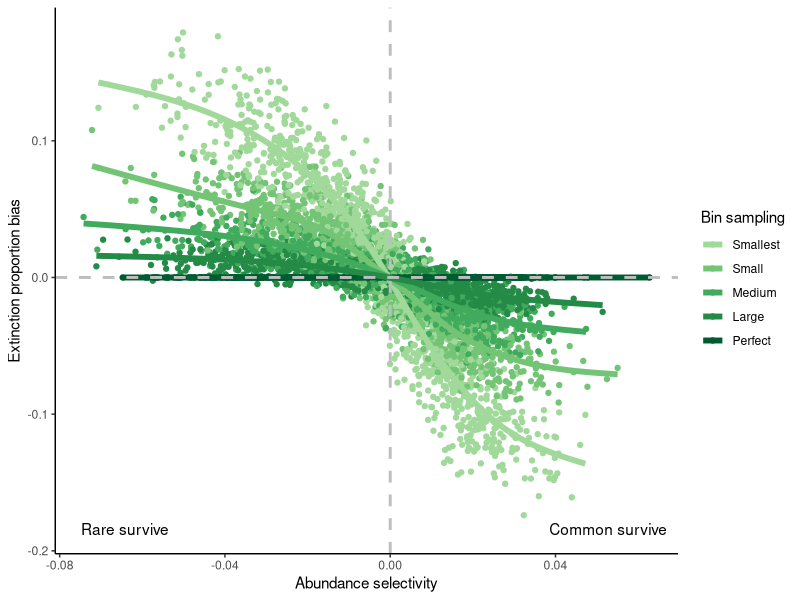

This chart was generated by the following R code: (Note: a time limit stopped this script after it produced the figure.)
#Matthew Clapham

library(dplyr)
library(purrr)
library(ggplot2)
library(viridis)
library(patchwork)

#code to download brachiopod occurrences
#used as basis for simulated counts
#word_br <- read.csv("https://paleobiodb.org/data1.2/occs/list.txt?base_name=Rhynchonelliformea&interval=Wordian&show=class")
#genus_ct <- table(word_br$genus)
#genus_ct <- genus_ct[names(genus_ct) != ""]
#genus_ct <- sample(genus_ct, 400, replace=F)
#paste(sort(as.vector(genus_ct)), collapse=",")

#based on Wordian brachiopods from PBDB
genus_cts <- c(1,1,1,1,1,1,1,1,1,1,1,1,1,1,1,1,1,1,1,1,1,1,1,1,1,1,1,1,1,1,1,1,1,1,
               1,1,1,1,1,1,1,1,1,1,1,1,1,1,1,1,1,1,1,1,1,1,1,1,1,1,1,1,1,1,1,1,1,1,
               1,1,1,1,1,1,1,1,1,1,1,1,1,1,1,1,1,1,1,1,1,1,1,1,1,1,1,1,1,1,1,1,1,1,
               1,2,2,2,2,2,2,2,2,2,2,2,2,2,2,2,2,2,2,2,2,2,2,2,2,2,2,2,2,2,2,2,2,2,
               2,2,2,2,2,2,2,2,2,2,2,2,2,3,3,3,3,3,3,3,3,3,3,3,3,3,3,3,3,3,3,3,3,3,
               3,3,3,3,3,4,4,4,4,4,4,4,4,4,4,4,4,4,4,4,4,4,4,4,4,4,5,5,5,5,5,5,5,5,
               5,5,5,5,5,5,5,5,5,5,5,6,6,6,6,6,6,6,6,6,6,6,7,7,7,7,7,7,7,8,8,8,8,8,
               8,8,8,9,9,9,9,9,9,9,9,9,9,10,10,10,10,10,10,10,11,11,11,11,11,11,12,
               12,12,12,13,13,13,13,13,13,14,14,14,14,14,14,14,14,14,14,15,15,16,16,
               16,16,16,16,16,16,16,16,17,17,17,18,18,18,18,19,19,19,19,20,20,20,20,
               20,20,20,20,20,21,21,21,21,22,22,22,22,22,22,23,23,23,23,24,24,25,25,
               26,26,26,26,27,27,28,28,28,29,30,30,31,32,32,33,33,33,33,33,34,35,35,
               38,40,42,43,44,44,45,46,46,47,47,48,48,49,49,50,50,52,52,53,53,54,55,
               56,59,61,62,67,67,69,70,71,74,76,86,88,91,97,108,108,110,140,154)

#converts counts to proportion
genus_prob <- genus_cts / sum(genus_cts)

#sets up sequential letter names
genus_names_all <- c(LETTERS, c(t(outer(LETTERS, LETTERS, paste, sep = ""))))
genus_names <- genus_names_all[1:400]

#function to subsample extinction with varying selectivity
local.ext <- function(selection, size) {
  
  #creates vector based on selectivity values and uses Poisson distribution to convert to counts
  selectivity <- sapply(seq(0.69-selection, 0.69+selection, length.out=400), function(x) rpois(1, x))

  #discretizes Poisson counts and combines with genus names and counts
  genus_outcomes <- data.frame(genus_names, genus_cts, outcome = ifelse(selectivity > 0, "survive", "extinct"))
  
  #true extinction will be close to 50% but will vary, so is calculated here
  true_extinction <- mean(genus_outcomes$outcome == "extinct")
  
  #coefficient for log-odds ratio of the effect of abundance on extinction
  log_odds <- coef(glm(as.factor(outcome) ~ genus_cts, family="binomial", data=genus_outcomes))[2]
  
  #expand counts into list of occurrences for subsampling
  genus_ext <- genus_outcomes[rep(seq(nrow(genus_outcomes)), times=genus_outcomes$genus_cts),]
  
  #selects number of occurrences to sample, by converting size proportion into integer
  size_samp <- round(nrow(genus_ext) * size, 0)
  
  #selects occurrences and converts into counts of extinct and survive
  genus_res <- genus_ext %>% 
    slice_sample(n=size_samp) %>% 
    distinct(genus_names, .keep_all = T) %>% 
    count(outcome)
  
  #calculates extinction proportion (number of extinct / total number of taxa)
  extinction <- genus_res$n[1] / sum(genus_res$n)
  
  #compiles results into vector
  temp_res <- c(selectivity = log_odds, extinction_bias = extinction - true_extinction, size = size_samp)
  
  temp_res
}

#Subsampling and boundary-crosser extinction
#varies sampling of t0 (pre_size), t1 (size), t2 (post_size), and selectivity
bc.sampling <- function(size, pre_size, post_size, selection) {
  
  #creates vector based on selectivity values and uses Poisson distribution to convert to counts
  selectivity <- sapply(seq(0.69-selection, 0.69+selection, length.out=400), function(x) rpois(1, x))
  
  #discretizes Poisson counts and combines with genus names and counts
  genus_outcomes <- data.frame(genus_names, genus_cts, outcome = ifelse(selectivity > 0, "survive", "extinct"))
  
  #true extinction will be close to 50% but will vary, so is calculated here
  true_extinction <- mean(genus_outcomes$outcome == "extinct")
  
  #coefficient for log-odds ratio of the effect of abundance on extinction
  log_odds <- coef(glm(as.factor(outcome) ~ genus_cts, family="binomial", data=genus_outcomes))[2]

  #populates pre-extinction time bin t0
  pre_extinction <- genus_outcomes
  
  #populates post-extinction time bin t2
  post_extinction <- genus_outcomes[genus_outcomes$outcome == "survive",]

  #expand counts into list of occurrences for subsampling
  genus_ext <- genus_outcomes[rep(seq(nrow(genus_outcomes)), times=genus_outcomes$genus_cts),]
  
  #expands post-extinction counts into list of occurrences for subsampling
  post_sample <- post_extinction[rep(seq(nrow(post_extinction)), times=post_extinction$genus_cts),]
  
  #selects number of t1 occurrences to sample, by converting size proportion into integer
  size_samp <- round(nrow(genus_ext) * size, 0)
  
  #selects number of t0 occurrences to sample, by converting size proportion into integer
  pre_size <- round(nrow(genus_ext) * pre_size, 0)
  
  #selects number of t2 occurrences to sample, by converting size proportion into integer
  post_size_samp <- round(nrow(post_sample) * post_size, 0)
  
  #subsets t0 bin
  pre_taxa <- genus_ext %>% 
    slice_sample(n=pre_size) %>% 
    distinct(genus_names)
  
  #subsets t2 bin
  post_taxa <- post_sample %>% 
    slice_sample(n=post_size_samp) %>% 
    distinct(genus_names)
  
  #assigns extinct outcome to t1 list where names not in t2
  genus_ext$outcome[!genus_ext$genus_names %in% post_taxa$genus_names] <- "extinct"
  
  #selects boundary-crosser occurrences and converts into counts of extinct and survive
  genus_res <- genus_ext %>% 
    slice_sample(n=size_samp) %>% 
    filter(genus_names %in% pre_taxa$genus_names) %>% 
    distinct(genus_names, .keep_all = T) %>% 
    count(outcome)
  
  #calculates extinction proportion
  extinction <- genus_res$n[1] / sum(genus_res$n)
  
  #compiles results into vector
  temp_res <- c(selectivity = log_odds, extinction_bias = extinction - true_extinction, size = size_samp,
                pre_size = pre_size, post_size = post_size)
  
  temp_res
  
}

#Subsampling and three-timer extinction
#varies sampling of t0 (pre_size), t1 (size), t2 (post_size), and selectivity
tt.sampling <- function(size, pre_size, post_size, selection) {
  
  #creates vector based on selectivity values and uses Poisson distribution to convert to counts
  selectivity <- sapply(seq(0.69-selection, 0.69+selection, length.out=400), function(x) rpois(1, x))
  
  #discretizes Poisson counts and combines with genus names and counts
  genus_outcomes <- data.frame(genus_names, genus_cts, outcome = ifelse(selectivity > 0, "survive", "extinct"))
  
  #true extinction will be close to 50% but will vary, so is calculated here
  true_extinction <- mean(genus_outcomes$outcome == "extinct")
  
  #coefficient for log-odds ratio of the effect of abundance on extinction
  log_odds <- coef(glm(as.factor(outcome) ~ genus_cts, family="binomial", data=genus_outcomes))[2]
  
  #populates pre-extinction time bin t0
  pre_extinction <- genus_outcomes
  
  #populates post-extinction time bin t2
  post_extinction <- genus_outcomes[genus_outcomes$outcome == "survive",]
  
  #expand counts into list of occurrences for subsampling
  genus_ext <- genus_outcomes[rep(seq(nrow(genus_outcomes)), times=genus_outcomes$genus_cts),]
  
  #expands post-extinction counts into list of occurrences for subsampling
  post_sample <- post_extinction[rep(seq(nrow(post_extinction)), times=post_extinction$genus_cts),]
  
  #selects number of t1 occurrences to sample, by converting size proportion into integer
  size_samp <- round(nrow(genus_ext) * size, 0)
  
  #selects number of t0 occurrences to sample, by converting size proportion into integer
  pre_size <- round(nrow(genus_ext) * pre_size, 0)
  
  #selects number of t2 occurrences to sample, by converting size proportion into integer
  post_size_samp <- round(nrow(post_sample) * post_size, 0)
  
  #subsets t0 bin
  pre_taxa <- genus_ext %>% 
    slice_sample(n=pre_size) %>% 
    distinct(genus_names)
  
  #subsets t2 bin
  post_taxa <- post_sample %>% 
    slice_sample(n=post_size_samp) %>% 
    distinct(genus_names)
  
  #assigns extinct outcome to t1 list where names not in t2
  genus_ext$outcome[!genus_ext$genus_names %in% post_taxa$genus_names] <- "extinct"
  
  #selects two-timer/three-timer cohort taxa
  genus_focal <- genus_ext %>% 
    slice_sample(n=size_samp) %>% 
    filter(genus_names %in% pre_taxa$genus_names) %>% 
    distinct(genus_names, .keep_all = T) 
  
  #converts into counts of extinct and survive
  genus_res <- genus_focal %>% 
    count(outcome)
  
  #counts two-timer taxa
  ct_2t <- sum(genus_res$n)
  
  #counts three-timer taxa
  ct_3t <- genus_res$n[2]
  
  #three-timer taxa for t2 bin
  post_3t <- post_sample %>% 
    filter(genus_names %in% genus_focal$genus_names,
           genus_names %in% post_taxa$genus_names)
  
  #counts three-timers for t1, t2, t3
  ct_3t2 <- length(unique(post_3t$genus_names))
  
  #selects part-timer taxa
  part_timers <- post_sample %>% 
    filter(!genus_names %in% post_taxa$genus_names) %>% 
    filter(genus_names %in% genus_focal$genus_names)
  
  #counts part-timers
  ct_pt <- length(unique(part_timers$genus_names))
  
  #calculates probability of sampling
  ps <- ct_3t2 / (ct_3t2 + ct_pt)
  
  #calculates extinction proportion
  extinction <- 1 - ct_3t/(ps * ct_2t)
  
  #compiles results into vector
  temp_res <- c(selectivity=log_odds, extinction_bias=extinction - true_extinction, size=size_samp,
                pre_size=pre_size, post_size=post_size)
  
  temp_res
  
}

#Subsampling and range-through extinction
#varies sampling of t0 (pre_size), t1 (size), t2 (post_size), and selectivity
rt.sampling <- function(size, pre_size, post_size, selection) {
  
  #creates vector based on selectivity values and uses Poisson distribution to convert to counts
  selectivity <- sapply(seq(0.69-selection, 0.69+selection, length.out=400), function(x) rpois(1, x))
  
  #discretizes Poisson counts and combines with genus names and counts
  genus_outcomes <- data.frame(genus_names, genus_cts, outcome = ifelse(selectivity > 0, "survive", "extinct"))
  
  #true extinction will be close to 50% but will vary, so is calculated here
  true_extinction <- mean(genus_outcomes$outcome == "extinct")
  
  #coefficient for log-odds ratio of the effect of abundance on extinction
  log_odds <- coef(glm(as.factor(outcome) ~ genus_cts, family="binomial", data=genus_outcomes))[2]
  
  #populates post-extinction time bin t2
  post_extinction <- genus_outcomes[genus_outcomes$outcome == "survive",]
  
  #expand counts into list of occurrences for subsampling
  genus_ext <- genus_outcomes[rep(seq(nrow(genus_outcomes)), times=genus_outcomes$genus_cts),]
  
  #selects number of t1 occurrences to sample, by converting size proportion into integer
  size_samp <- round(nrow(genus_ext) * size, 0)
  
  #expands post-extinction counts into list of occurrences for subsampling
  post_sample <- post_extinction[rep(seq(nrow(post_extinction)), times=post_extinction$genus_cts),]
  
  #selects number of t0 occurrences to sample, by converting size proportion into integer
  pre_size <- round(nrow(genus_ext) * pre_size, 0)
  
  #selects number of t2 occurrences to sample, by converting size proportion into integer
  post_size_samp <- round(nrow(post_sample) * post_size, 0)
  
  #subsets t2 bin
  post_taxa <- post_sample %>% 
    slice_sample(n=post_size_samp) %>% 
    distinct(genus_names)
  
  #assigns extinct outcome to t1 list where names not in t2
  genus_ext$outcome[!genus_ext$genus_names %in% post_taxa$genus_names] <- "extinct"
  
  #selects occurrences and converts into counts of extinct and survive
  genus_res <- genus_ext %>% 
    slice_sample(n=size_samp) %>% 
    distinct(genus_names, .keep_all = T) %>% 
    count(outcome)
  
  #calculates extinction proportion
  extinction <- genus_res$n[1] / sum(genus_res$n)
  
  #compiles results into vector
  temp_res <- c(selectivity=log_odds, extinction_bias=extinction - true_extinction, size=size_samp,
                pre_size=pre_size, post_size=post_size)
  
  temp_res
  
}



#SUBSAMPLING OF A SINGLE INTERVAL

#Sets up test conditions of size and selectivity
test_conditions <- expand.grid(size = seq(0.1, 1, length.out=5), selection = seq(-0.6, 0.6, by=0.001))

#applies local extinction function to the range of test conditions
outcomes_syn <- map2_dfr(.x=test_conditions$selection, .y=test_conditions$size,  .f=local.ext)

#plots results
#uses the GAM smoothing for most results, except for perfect sampling where it doesn't work
#uses linear model for perfect sampling
ggplot(outcomes_syn, aes(selectivity.genus_cts, extinction_bias, color=as.factor(size))) +
  geom_point() +
  stat_smooth(data = filter(outcomes_syn, size == max(size)), method="lm", se=F, size=2) +
  stat_smooth(data = filter(outcomes_syn, size != max(size)), se=F, size=2) +
  geom_vline(xintercept = 0, color="gray", size=1, linetype=2) +
  geom_hline(yintercept = 0, color="gray", size=1, linetype=2) +
  annotate(geom = "text", x = max(outcomes_syn$selectivity.genus_cts) - 0.01,
           y = min(outcomes_syn$extinction_bias) - 0.01, label = "Common survive") +
  annotate(geom = "text", x = min(outcomes_syn$selectivity.genus_cts) + 0.01,
           y = min(outcomes_syn$extinction_bias) - 0.01, label = "Rare survive") +
  xlab("Abundance selectivity") +
  ylab("Extinction proportion bias") +
  scale_color_manual(values = c("#a1d99b", "#74c476", "#41ab5d", "#238b45", "#005a32"), 
                     labels = c("Smallest", "Small", "Medium", "Large", "Perfect"),
                     name="Bin sampling") +
  theme_classic()



#VARIABLE SAMPLING OF T0 BIN
test_conditions <- expand.grid(pre_size = seq(0.1, 1, length.out=5), selection = seq(-0.6, 0.6, by=0.001))

#runs for boundary-crosser extinction
outcomes_pre_bc <- map2_dfr(.x=test_conditions$pre_size, .y=test_conditions$selection, .f=bc.sampling, size = 1, post_size = 1)

#runs for three-timer extinction
outcomes_pre_tt <- map2_dfr(.x=test_conditions$pre_size, .y=test_conditions$selection, .f=tt.sampling, size = 1, post_size = 1)

#runs for range-through extinction
outcomes_pre_rt <- map2_dfr(.x=test_conditions$pre_size, .y=test_conditions$selection, .f=rt.sampling, size = 1, post_size = 1)

#boundary-crosser plot
bc_t0 <- ggplot(outcomes_pre_bc, aes(selectivity.genus_cts, extinction_bias, color=as.factor(pre_size))) +
  geom_point() +
  stat_smooth(data = filter(outcomes_pre_bc, pre_size == max(pre_size)), method="lm", se=F, size=2) +
  stat_smooth(data = filter(outcomes_pre_bc, pre_size != max(pre_size)), se=F, size=2) +
  geom_vline(xintercept = 0, color="gray", size=1, linetype=2) +
  geom_hline(yintercept = 0, color="gray", size=1, linetype=2) +
  annotate(geom = "text", x = max(outcomes_pre_bc$selectivity.genus_cts) - 0.01,
           y = -0.2, label = "Common survive") +
  annotate(geom = "text", x = min(outcomes_pre_bc$selectivity.genus_cts) + 0.01,
           y = -0.2, label = "Rare survive") +
  annotate(geom = "text", x = min(outcomes_pre_bc$selectivity.genus_cts) + 0.02,
           y = 0.2, label = "Boundary crosser") +
  xlab("Abundance selectivity") +
  ylab("Extinction proportion bias") +
  ylim(c(-0.2, 0.2)) +
  scale_color_manual(values = c("#bcbddc", "#9e9ac8", "#807dba", "#6a51a3", "#4a1486"),
                     labels = c("Smallest", "Small", "Medium", "Large", "Perfect"),
                     name = "Sampling t0") +
  theme_classic() +
  theme(legend.position = c(0.8, 0.8))

#three-timer plot
tt_t0 <- ggplot(outcomes_pre_tt, aes(selectivity.genus_cts, extinction_bias, color=as.factor(pre_size))) +
  geom_point() +
  stat_smooth(data = filter(outcomes_pre_tt, pre_size == max(pre_size)), method="lm", se=F, size=2) +
  stat_smooth(data = filter(outcomes_pre_tt, pre_size != max(pre_size)), se=F, size=2) +
  geom_vline(xintercept = 0, color="gray", size=1, linetype=2) +
  geom_hline(yintercept = 0, color="gray", size=1, linetype=2) +
  annotate(geom = "text", x = max(outcomes_pre_tt$selectivity.genus_cts) - 0.01,
           y = -0.2, label = "Common survive") +
  annotate(geom = "text", x = min(outcomes_pre_tt$selectivity.genus_cts) + 0.01,
           y = -0.2, label = "Rare survive") +
  annotate(geom = "text", x = min(outcomes_pre_tt$selectivity.genus_cts) + 0.02,
           y = 0.2, label = "Three timer") +
  xlab("Abundance selectivity") +
  ylab("Extinction proportion bias") +
  ylim(c(-0.2, 0.2)) +
  scale_color_manual(values = c("#fdae6b", "#fd8d3c", "#f16913", "#d94801", "#8c2d04"),
                     labels = c("Smallest", "Small", "Medium", "Large", "Perfect"),
                     name = "Sampling t0") +
  theme_classic() +
  theme(legend.position = c(0.8, 0.8))

#range-through plot
rt_t0 <- ggplot(outcomes_pre_rt, aes(selectivity.genus_cts, extinction_bias, color=as.factor(pre_size))) +
  geom_point() +
  stat_smooth(method="lm", se=F, size=2) +
  geom_vline(xintercept = 0, color="gray", size=1, linetype=2) +
  geom_hline(yintercept = 0, color="gray", size=1, linetype=2) +
  annotate(geom = "text", x = max(outcomes_pre_rt$selectivity.genus_cts) - 0.01,
           y = -0.2, label = "Common survive") +
  annotate(geom = "text", x = min(outcomes_pre_rt$selectivity.genus_cts) + 0.01,
           y = -0.2, label = "Rare survive") +
  annotate(geom = "text", x = min(outcomes_pre_rt$selectivity.genus_cts) + 0.02,
           y = 0.2, label = "Range through") +
  xlab("Abundance selectivity") +
  ylab("Extinction proportion bias") +
  ylim(c(-0.2, 0.2)) +
  scale_color_manual(values = c("#fcc5c0", "#fa9fb5", "#f768a1", "#c51b8a", "#7a0177"),
                     labels = c("Smallest", "Small", "Medium", "Large", "Perfect"),
                     name = "Sampling t0") +
  theme_classic() +
  theme(legend.position = c(0.8, 0.8))



#VARIABLE SAMPLING OF T2 BIN
test_conditions <- expand.grid(post_size = seq(0.1, 1, length.out=5), selection = seq(-0.6, 0.6, by=0.001))

#runs for boundary-crosser extinction
outcomes_post_bc <- map2_dfr(.x=test_conditions$post_size, .y=test_conditions$selection, .f=bc.sampling, size = 1, pre_size = 1)

#runs for three-timer extinction
outcomes_post_tt <- map2_dfr(.x=test_conditions$post_size, .y=test_conditions$selection, .f=tt.sampling, size = 1, pre_size = 1)

#runs for range-through extinction
outcomes_post_rt <- map2_dfr(.x=test_conditions$post_size, .y=test_conditions$selection, .f=rt.sampling, size = 1, pre_size = 1)

#boundary-crosser plot
bc_t2 <- ggplot(outcomes_post_bc, aes(selectivity.genus_cts, extinction_bias, color=as.factor(post_size))) +
  geom_point() +
  stat_smooth(data = filter(outcomes_post_bc, post_size == max(post_size)), method="lm", se=F, size=2) +
  stat_smooth(data = filter(outcomes_post_bc, post_size != max(post_size)), se=F, size=2) +
  geom_vline(xintercept = 0, color="gray", size=1, linetype=2) +
  geom_hline(yintercept = 0, color="gray", size=1, linetype=2) +
  annotate(geom = "text", x = max(outcomes_post_bc$selectivity.genus_cts) - 0.01,
           y = -0.018, label = "Common survive") +
  annotate(geom = "text", x = min(outcomes_post_bc$selectivity.genus_cts) + 0.01,
           y = -0.018, label = "Rare survive") +
  annotate(geom = "text", x = min(outcomes_post_bc$selectivity.genus_cts) + 0.02,
           y = 0.4, label = "Boundary crosser") +
  xlab("Abundance selectivity") +
  ylab("Extinction proportion bias") +
  ylim(c(-0.02, 0.4)) +
  scale_color_manual(values = c("#bcbddc", "#9e9ac8", "#807dba", "#6a51a3", "#4a1486"),
                     labels = c("Smallest", "Small", "Medium", "Large", "Perfect"),
                     name = "Sampling t2") +
  theme_classic() +
  theme(legend.position = c(0.8, 0.8))

#three-timer plot
tt_t2 <- ggplot(outcomes_post_tt, aes(selectivity.genus_cts, extinction_bias, color=as.factor(post_size))) +
  geom_point() +
  stat_smooth(data = filter(outcomes_post_tt, post_size == max(post_size)), method="lm", se=F, size=2) +
  stat_smooth(data = filter(outcomes_post_tt, post_size != max(post_size)), se=F, size=2) +
  geom_vline(xintercept = 0, color="gray", size=1, linetype=2) +
  geom_hline(yintercept = 0, color="gray", size=1, linetype=2) +
  annotate(geom = "text", x = max(outcomes_post_tt$selectivity.genus_cts) - 0.01,
           y = -0.018, label = "Common survive") +
  annotate(geom = "text", x = min(outcomes_post_tt$selectivity.genus_cts) + 0.01,
           y = -0.018, label = "Rare survive") +
  annotate(geom = "text", x = min(outcomes_post_tt$selectivity.genus_cts) + 0.02,
           y = 0.4, label = "Three timer") +
  xlab("Abundance selectivity") +
  ylab("Extinction proportion bias") +
  ylim(c(-0.02, 0.4)) +
  scale_color_manual(values = c("#fdae6b", "#fd8d3c", "#f16913", "#d94801", "#8c2d04"),
                     labels = c("Smallest", "Small", "Medium", "Large", "Perfect"),
                     name = "Sampling t2") +
  theme_classic() +
  theme(legend.position = c(0.8, 0.8))

#range-through plot
rt_t2 <- ggplot(outcomes_post_rt, aes(selectivity.genus_cts, extinction_bias, color=as.factor(post_size))) +
  geom_point() +
  stat_smooth(data = filter(outcomes_post_rt, post_size == max(post_size)), method="lm", se=F, size=2) +
  stat_smooth(data = filter(outcomes_post_rt, post_size != max(post_size)), se=F, size=2) +
  geom_vline(xintercept = 0, color="gray", size=1, linetype=2) +
  geom_hline(yintercept = 0, color="gray", size=1, linetype=2) +
  annotate(geom = "text", x = max(outcomes_post_rt$selectivity.genus_cts) - 0.01,
           y = -0.018, label = "Common survive") +
  annotate(geom = "text", x = min(outcomes_post_rt$selectivity.genus_cts) + 0.01,
           y = -0.018, label = "Rare survive") +
  annotate(geom = "text", x = min(outcomes_post_rt$selectivity.genus_cts) + 0.02,
           y = 0.4, label = "Range through") +
  xlab("Abundance selectivity") +
  ylab("Extinction proportion bias") +
  ylim(c(-0.02, 0.4)) +
  scale_color_manual(values = c("#fcc5c0", "#fa9fb5", "#f768a1", "#c51b8a", "#7a0177"),
                     labels = c("Smallest", "Small", "Medium", "Large", "Perfect"),
                     name = "Sampling t2") +
  theme_classic() +
  theme(legend.position = c(0.8, 0.8))


#arranges plots using patchwork package
(rt_t0 + rt_t2) /
(bc_t0 + bc_t2) /
(tt_t0 + tt_t2)





#VARIABLE SAMPLING OF T0, T1, T2 BIN, ALONG WITH VARYING SELECTIVITY 
test_conditions <- expand.grid(size = c(0.3, 0.6), post_size = c(0.3, 0.6, 1), pre_size = c(0.3, 0.6, 1), selection = seq(-0.6, 0.6, by=0.001))

#runs for boundary-crosser extinction
outcomes_bc <- pmap_dfr(.l = list(test_conditions$size, test_conditions$pre_size, test_conditions$post_size, test_conditions$selection), .f=bc.sampling)

#converts numeric size values into factor labels
#(this needs to be done because the pre-size and post-size differ between extinction methods)
outcomes_bc$t0_size <- as.factor(outcomes_bc$pre_size)
levels(outcomes_bc$t0_size) <- c("Small", "Moderate", "Perfect")
outcomes_bc$t0_size <- factor(outcomes_bc$t0_size,
                                          levels = c("Perfect", "Moderate", "Small"))

outcomes_bc$t2_size <- as.factor(outcomes_bc$post_size)
levels(outcomes_bc$t2_size) <- c("Small", "Moderate", "Perfect")

#adds a column with the method label
outcomes_bc$method <- "BC"

#runs for three-timer taxa
outcomes_tt <- pmap_dfr(.l = list(test_conditions$size, test_conditions$pre_size, test_conditions$post_size, test_conditions$selection), .f=tt.sampling)

#converts numeric size values into factor labels
outcomes_tt$t0_size <- as.factor(outcomes_tt$pre_size)
levels(outcomes_tt$t0_size) <- c("Small", "Moderate", "Perfect")
outcomes_tt$t0_size <- factor(outcomes_tt$t0_size,
                               levels = c("Perfect", "Moderate", "Small"))

outcomes_tt$t2_size <- as.factor(outcomes_tt$post_size)
levels(outcomes_tt$t2_size) <- c("Small", "Moderate", "Perfect")

#adds a column with the method label
outcomes_tt$method <- "TT"

#runs for range-through extinction
outcomes_rt <- pmap_dfr(.l = list(test_conditions$size, test_conditions$pre_size, test_conditions$post_size, test_conditions$selection), .f=rt.sampling)

#converts numeric size values into factor labels
outcomes_rt$t0_size <- as.factor(outcomes_rt$pre_size)
levels(outcomes_rt$t0_size) <- c("Small", "Moderate", "Perfect")
outcomes_rt$t0_size <- factor(outcomes_rt$t0_size,
                               levels = c("Perfect", "Moderate", "Small"))


outcomes_rt$t2_size <- as.factor(outcomes_rt$post_size)
levels(outcomes_rt$t2_size) <- c("Small", "Moderate", "Perfect")

#adds a column with the method label
outcomes_rt$method <- "RT"

#combines three extinction methods into a single data frame
outcomes_combined <- rbind(outcomes_bc, outcomes_tt, outcomes_rt)

#converts numeric size values into factor labels
outcomes_combined$t1_size <- as.factor(outcomes_combined$size)
levels(outcomes_combined$t1_size) <- c("Small", "Moderate")

#plots results
ggplot(outcomes_combined, aes(selectivity.genus_cts, extinction_bias,
                              color=method)) +
  stat_smooth(se=F, size=2) +
  geom_vline(xintercept = 0, color="gray", size=1, linetype=2) +
  geom_hline(yintercept = 0, color="gray", size=1, linetype=2) +
  facet_grid(t0_size ~ t2_size + t1_size, labeller = label_both) +
  xlab("Abundance selectivity") +
  ylab("Extinction proportion bias") +
  scale_color_manual(values = c("#807dba", "#f1b6da", "#f16913"),
                     name = "Method") +
  theme_bw()
